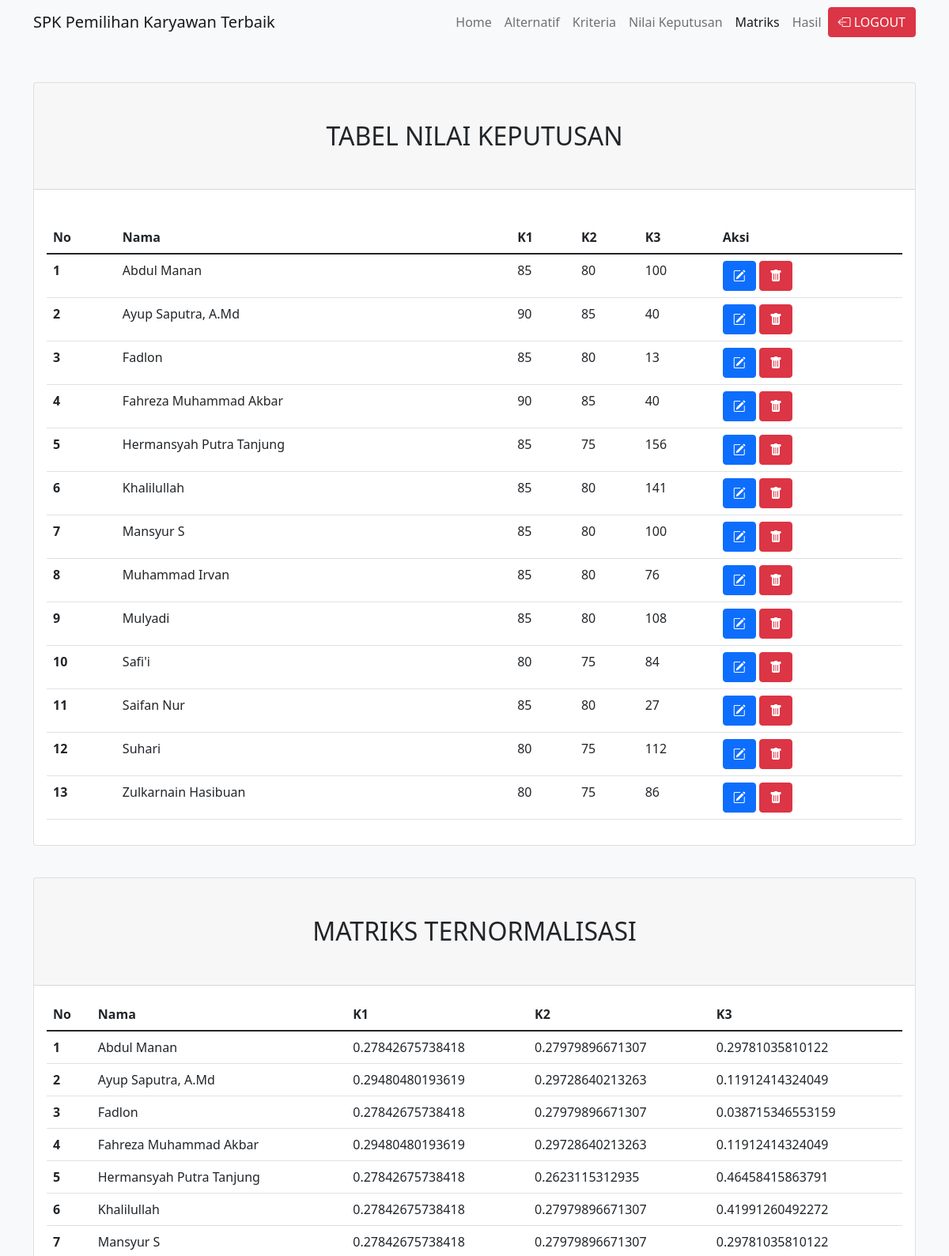
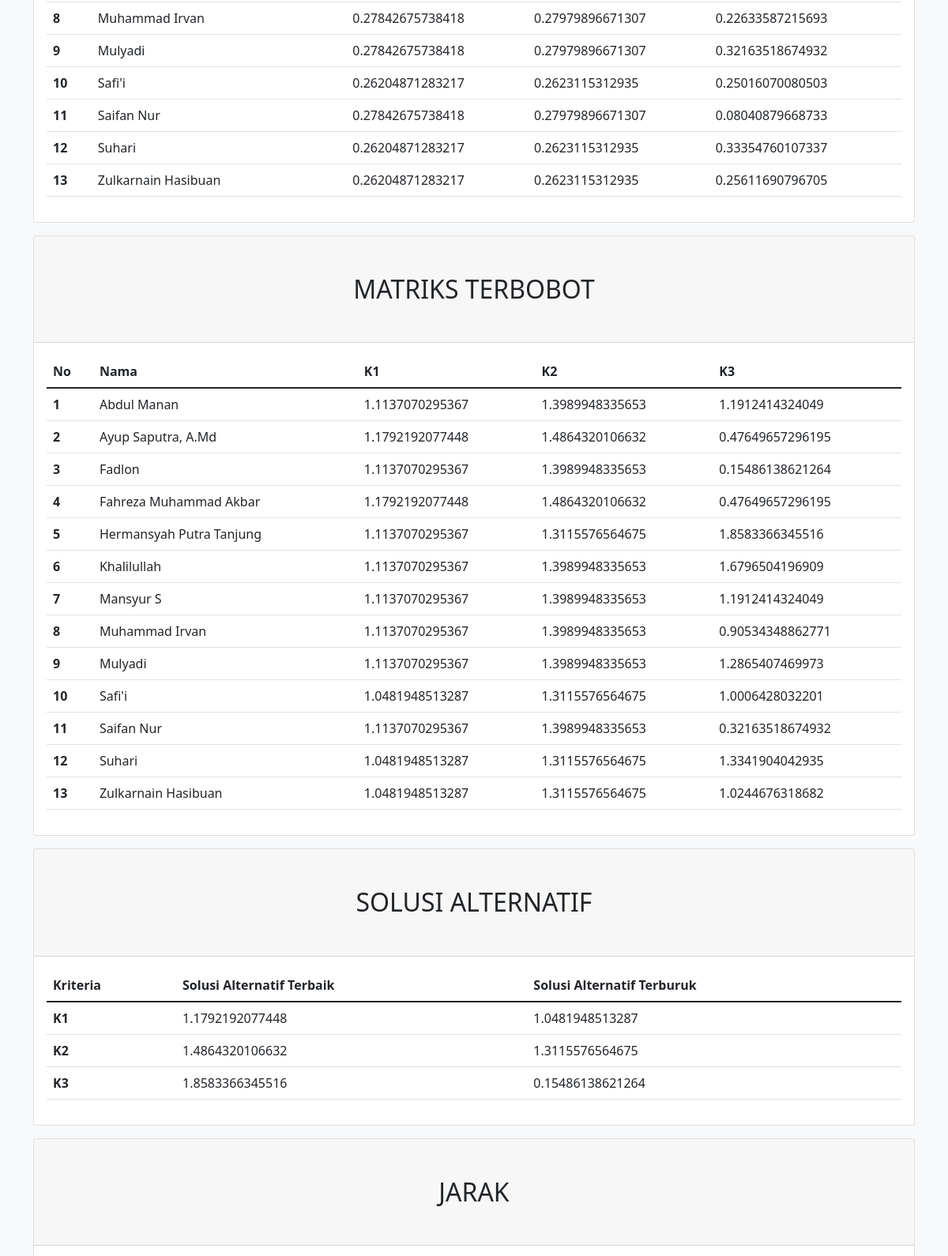
Screenshot of /matriks.php (signed in, upper part) with the database file from the repository (2 pictures, top to bottom).
### tables this page shows
CREATE TABLE `kriteria` (
  `id` varchar(3) NOT NULL,
  `nama` varchar(55) NOT NULL,
  `bobot` int(11) NOT NULL,
  `jenis` varchar(7) NOT NULL
);

CREATE TABLE `alternatif` (
  `id` int(11) NOT NULL,
  `nrk` varchar(25) DEFAULT NULL,
  `nama` varchar(255) NOT NULL,
  `jabatan` varchar(50) NOT NULL,
  `masa_aktif` varchar(50) DEFAULT NULL,
  `level_akun` int(1) DEFAULT NULL
);

### matriks.php (the view, shortened to what the rows shown need)
<!DOCTYPE html>
<html>
<head>
    <link rel="stylesheet" href="assets/css/bootstrap.min.css" />
    <link rel="stylesheet" href="https://cdn.jsdelivr.net/npm/bootstrap-icons@1.6.1/font/bootstrap-icons.css">
    <link rel="stylesheet" type="text/css"
        href="https://cdn.datatables.net/v/bs5/dt-1.11.3/r-2.2.9/datatables.min.css" />
    <link rel="stylesheet"
        href="https://cdnjs.cloudflare.com/ajax/libs/twitter-bootstrap/5.1.3/css/bootstrap.min.css" />
</head>
<body class="bg-light">
    <?php
    if (empty($_SESSION['status'])) {
    ?>
        <main class="container py-5">
            <span>Anda belum login, silahkan login terlebih dahulu</span>
        </main>
    <?php
    } else if ($_SESSION['status'] == 'admin') {
    ?>
        <main class="container py-5">
            <?php
            include('koneksi.php');
            $result = mysqli_query($conn, "SELECT * FROM matrix");
            if (mysqli_num_rows($result) < 1) {
            ?>
                <span>Data belum ada, silahkan input data kembali. <a href="nilai_keputusan.php">Mulai</a></span>
            <?php
            } else {
            ?>
                <div class="card mb-3">
                    <h2 class="card-header py-5 text-center">TABEL NILAI KEPUTUSAN</h2>
                    <div class="card-body">
                        <table class="table nowrap" style="width: 100%;">
                            <thead>
                                <tr>
                                    <th scope="col">No</th>
                                    <th scope="col">Nama</th>
                                    <?php
                                    $sql = "SELECT * FROM kriteria";
                                    $result = mysqli_query($conn, $sql);
                                    $bobot = array();
                                    while ($row = mysqli_fetch_array($result)) {
                                        array_push($bobot, $row['bobot']);
                                    ?>
                                        <th scope="col"><?php echo $row['id']; ?></th>
                                    <?php
                                    }
                                    ?>
                                    <th scope="col">Aksi</th>
                                </tr>
                            </thead>
                            <tbody>
                                <?php
                                $sql_t = "SELECT
                                            alternatif.id, alternatif.nama";
                                for ($i = 1; $i <= $_SESSION['num_rows']; $i++) {
                                    $sql_t = $sql_t . ", SUM(CASE WHEN (matrix.id_kriteria='K" . $i . "') THEN matrix.nilai END) AS K" . $i . "";
                                }
                                $sql_t = $sql_t . " FROM matrix INNER JOIN alternatif ON matrix.id_alternatif=alternatif.id GROUP BY alternatif.nama";
                                echo '<br/>';
                                $result = mysqli_query($conn, $sql_t);
                                $matriks = array();
                                $no = 1;
                                while ($row = mysqli_fetch_array($result)) {
                                    $tmp_matriks = array();
                                ?>
                                    <tr>
                                        <th scope="row"><?php echo $no++ ?></th>
                                        <td><?php echo $row['nama'] ?></td>
                                        <?php
                                        for ($i = 1; $i <= $_SESSION['num_rows']; $i++) {
                                            array_push($tmp_matriks, $row['K' . $i]);
                                        ?>
                                            <td><?php echo $row['K' . $i] ?></td>
                                        <?php
                                        }
                                        array_push($matriks, $tmp_matriks);
                                        ?>
                                        <td><a type="button" class="btn btn-primary" data-bs-toggle="modal"
                                                data-bs-target="#modalEdit<?php echo $row['id']; ?>"><i
                                                    class="bi bi-pencil-square"></i></a>
                                            <a class="btn btn-danger" href="hapus_matriks_id.php?id=<?php echo $row['id'] ?>"><i
                                                    class="bi bi-trash-fill"></i></a>
                                        </td>
                                    </tr>
                                                        <?php
                                                        $i = 1;
                                                        ?>
                                <?php
                                }
                                ?>
                            </tbody>
                        </table>
                    </div>
                </div>
                <?php
                $suma = array();
                foreach ($matriks as $r) {
                    $tmp_suma = array();
                    foreach ($r as $s) {
                        array_push($tmp_suma, pow($s, 2));
                    }
                    array_push($suma, $tmp_suma);
                }
                echo '<br/>';
                $sumb = array();
                foreach ($suma as $row) {
                    foreach ($row as $i => $val) {
                        $sumb[$i] = isset($sumb[$i]) ? $sumb[$i] + $val : $val;
                    }
                }
                ?>
                <div class="card mb-3">
                    <h2 class="card-header py-5 text-center">MATRIKS TERNORMALISASI</h2>
                    <div class="card-body">
                        <table class="table nowrap" style="width: 100%;">
                            <thead>
                                <tr>
                                    <th scope="col">No</th>
                                    <th scope="col">Nama</th>
                                    <?php
                                    $result = mysqli_query($conn, $sql);
                                    while ($row = mysqli_fetch_array($result)) {
                                    ?>
                                        <th scope="col"><?php echo $row['id']; ?></th>
                                    <?php
                                    }
                                    ?>
                                </tr>
                            </thead>
                            <tbody>
                                <?php
                                $result = mysqli_query($conn, $sql_t);
                                for ($j = 1; $j <= $_SESSION['num_rows']; $j++) {
                                    $data = array();
                                    while ($row_k = mysqli_fetch_array($result)) {
                                        $data[] = $row_k;
                                    }
                                    $i = 1;
                                    foreach ($data as $d) {
                                ?>
                                        <tr>
                                            <th scope="row"><?php echo $i++ ?></th>
                                            <td><?php echo $d['nama'] ?></td>
                                            <?php
                                            for ($j = 1; $j <= $_SESSION['num_rows']; $j++) {
                                            ?>
                                                <td><?php echo $d['K' . $j] / sqrt($sumb[$j - 1]) ?></td>
                                            <?php
                                            }
                                            ?>
                                        </tr>
                                <?php
                                    }
                                }
                                ?>
                            </tbody>
                        </table>
                    </div>
                </div>
                <div class="card mb-3">
                    <h2 class="card-header py-5 text-center">MATRIKS TERBOBOT</h2>
                    <div class="card-body">
                        <table class="table nowrap" style="width: 100%;">
                            <thead>
                                <tr>
                                    <th scope="col">No</th>
                                    <th scope="col">Nama</th>
                                    <?php
                                    $result = mysqli_query($conn, $sql);
                                    while ($row = mysqli_fetch_array($result)) {
                                    ?>
                                        <th scope="col"><?php echo $row['id']; ?></th>
                                    <?php
                                    }
                                    ?>
                                </tr>
                            </thead>
                            <tbody>
                                <?php
                                $result = mysqli_query($conn, $sql_t);
                                for ($j = 1; $j <= $_SESSION['num_rows']; $j++) {
                                    $data = array();
                                    while ($row_k = mysqli_fetch_array($result)) {
                                        $data[] = $row_k;
                                    }
                                    $i = 1;
                                    foreach ($data as $d) {
                                ?>
                                        <tr>
                                            <th scope="row"><?php echo $i++ ?></th>
                                            <td><?php echo $d['nama'] ?></td>
                                            <?php
                                            $tmp_matriks_terbobot = array();
                                            for ($j = 1; $j <= $_SESSION['num_rows']; $j++) {
                                                $row = ($d['K' . $j] / sqrt($sumb[$j - 1])) * $bobot[$j - 1];
                                                array_push($tmp_matriks_terbobot, $row);
                                            ?>
                                                <td><?php echo $row; ?></td>
                                            <?php
                                            }
                                            ?>
                                        </tr>
                                <?php
                                    }
                                }
                                ?>
                            </tbody>
                        </table>
                    </div>
                </div>
                <div class="card mb-3">
                    <h2 class="card-header py-5 text-center">SOLUSI ALTERNATIF</h2>
                    <div class="card-body">
                        <table class="table nowrap" style="width: 100%;">
                            <thead>
                                <tr>
                                    <th scope="col">Kriteria</th>
                                    <th scope="col">Solusi Alternatif Terbaik</th>
                                    <th scope="col">Solusi Alternatif Terburuk</th>
                                </tr>
                            </thead>
                            <tbody>
                                <?php
                                for ($i = 1; $i <= $_SESSION['num_rows']; $i++) {
                                ?>
                                    <tr>
                                        <th scope="row"><?php echo "K$i"; ?></th>
                                    </tr>
                                <?php
                                }
                                ?>
                            </tbody>
                        </table>
                    </div>
                </div>
                <div class="card mb-3">
                    <h2 class="card-header py-5 text-center">JARAK</h2>
                </div>
            <?php
            }
            ?>
        </main>
    <?php
    }
    ?>
</body>
</html>

### rows the page displays
kriteria: id "K1"
kriteria: id "K2"
kriteria: id "K3"
alternatif: nama "Abdul Manan", K "85", K "80", K "100", K "0.27842675738418", K "0.27979896671307", K "0.29781035810122", row "1.1137070295367", row "1.3989948335653", row "1.1912414324049"
alternatif: nama "Ayup Saputra, A.Md", K "90", K "85", K "40", K "0.29480480193619", K "0.29728640213263", K "0.11912414324049", row "1.1792192077448", row "1.4864320106632", row "0.47649657296195"
alternatif: nama "Fadlon", K "85", K "80", K "13", K "0.27842675738418", K "0.27979896671307", K "0.038715346553159", row "1.1137070295367", row "1.3989948335653", row "0.15486138621264"
alternatif: nama "Fahreza Muhammad Akbar", K "90", K "85", K "40", K "0.29480480193619", K "0.29728640213263", K "0.11912414324049", row "1.1792192077448", row "1.4864320106632", row "0.47649657296195"
alternatif: nama "Hermansyah Putra Tanjung", K "85", K "75", K "156", K "0.27842675738418", K "0.2623115312935", K "0.46458415863791", row "1.1137070295367", row "1.3115576564675", row "1.8583366345516"
alternatif: nama "Khalilullah", K "85", K "80", K "141", K "0.27842675738418", K "0.27979896671307", K "0.41991260492272", row "1.1137070295367", row "1.3989948335653", row "1.6796504196909"
alternatif: nama "Mansyur S", K "85", K "80", K "100", K "0.27842675738418", K "0.27979896671307", K "0.29781035810122", row "1.1137070295367", row "1.3989948335653", row "1.1912414324049"
alternatif: nama "Muhammad Irvan", K "85", K "80", K "76", K "0.27842675738418", K "0.27979896671307", K "0.22633587215693", row "1.1137070295367", row "1.3989948335653", row "0.90534348862771"
alternatif: nama "Mulyadi", K "85", K "80", K "108", K "0.27842675738418", K "0.27979896671307", K "0.32163518674932", row "1.1137070295367", row "1.3989948335653", row "1.2865407469973"
alternatif: nama "Safi'i", K "80", K "75", K "84", K "0.26204871283217", K "0.2623115312935", K "0.25016070080503", row "1.0481948513287", row "1.3115576564675", row "1.0006428032201"
alternatif: nama "Saifan Nur", K "85", K "80", K "27", K "0.27842675738418", K "0.27979896671307", K "0.08040879668733", row "1.1137070295367", row "1.3989948335653", row "0.32163518674932"
alternatif: nama "Suhari", K "80", K "75", K "112", K "0.26204871283217", K "0.2623115312935", K "0.33354760107337", row "1.0481948513287", row "1.3115576564675", row "1.3341904042935"
alternatif: nama "Zulkarnain Hasibuan", K "80", K "75", K "86", K "0.26204871283217", K "0.2623115312935", K "0.25611690796705", row "1.0481948513287", row "1.3115576564675", row "1.0244676318682"

### other values shown
$a_b[$i - 1] "1.1792192077448"
$a_w[$i - 1] "1.0481948513287"
$a_b[$i - 1] "1.4864320106632"
$a_w[$i - 1] "1.3115576564675"
$a_b[$i - 1] "1.8583366345516"
$a_w[$i - 1] "0.15486138621264"
